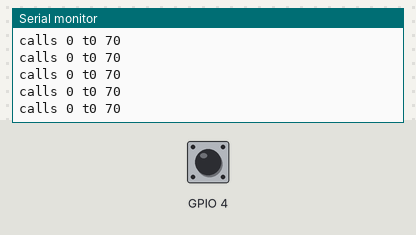
This sketch was run on a simulated ESP32. On the bench: the last lines printed to the serial monitor. The inputs (shaded band) are chosen by the test bench; at power-on: GPIO 4 HIGH.

Above: at 1.3 s.
1.4 s: GPIO 4 pulled LOW for 0.15 s
At 1.41 s:
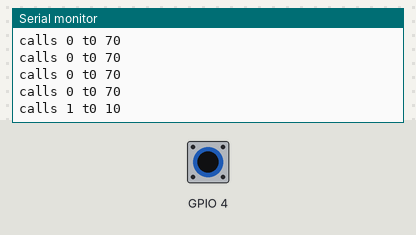
3.0 s: GPIO 4 pulled LOW for 1 s
At 3.01 s:
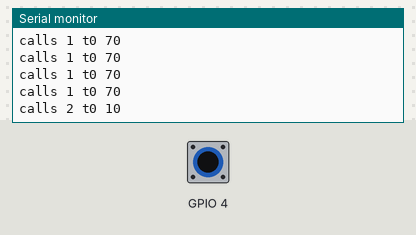
5.5 s: GPIO 4 pulled LOW for 0.15 s
At 5.51 s:
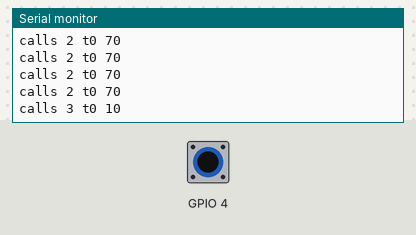
Timing chart, 0 to 8.5 s (numbered marks = the images above; inputs shaded):
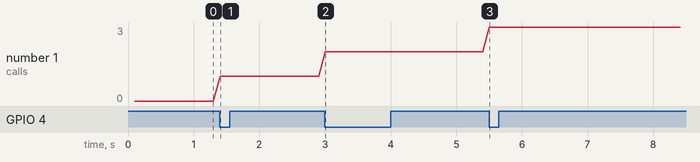

The sketch:

touch-interrupt.ino
```cpp
// touch-interrupt (ESP32) — tests assert (BT159): touchAttachInterrupt on T0 (GPIO4) with a threshold
// of 40 (Arduino's ESP32 TouchInterrupt example's): the ESP32 calls it after every measurement in
// which the pad reads below 40 — repeatedly while it stays touched. Prints at 115200 baud "ready",
// then every 100 ms "calls <n>" (the calls so far) and the pad's reading.
volatile uint32_t calls = 0;

void IRAM_ATTR gotTouch() {
  calls++;
}

void setup() {
  Serial.begin(115200);
  delay(100);
  touchAttachInterrupt(T0, gotTouch, 40);
  Serial.println("ready");
}

void loop() {
  Serial.printf("calls %u t0 %u\n", (unsigned)calls, (unsigned)touchRead(T0));
  delay(100);
}
```

Measured:
- after the input at 1.4 s, the serial monitor: prints a new line at once (image 1)
- after the input at 3.0 s, the serial monitor: prints a new line at once (image 2)
- after the input at 5.5 s, the serial monitor: prints a new line at once (image 3)
- plotted number 1: 0 → 1 after the input at 1.4 s, 1 → 2 after the input at 3.0 s, 2 → 3 after the input at 5.5 s
